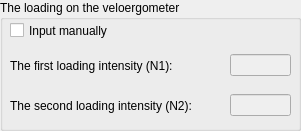
  <widget class="QGroupBox" name="groupBox_3">
   <property name="geometry">
    <rect>
     <x>10</x>
     <y>270</y>
     <width>301</width>
     <height>131</height>
    </rect>
   </property>
   <property name="title">
    <string>The loading on the veloergometer</string>
   </property>
   <widget class="QWidget" name="horizontalLayoutWidget_13">
    <property name="geometry">
     <rect>
      <x>230</x>
      <y>50</y>
      <width>61</width>
      <height>31</height>
     </rect>
    </property>
    <layout class="QHBoxLayout" name="horizontalLayout_13">
     <item>
      <widget class="QLineEdit" name="leN1">
       <property name="enabled">
        <bool>false</bool>
       </property>
      </widget>
     </item>
    </layout>
   </widget>
   <widget class="QWidget" name="horizontalLayoutWidget_14">
    <property name="geometry">
     <rect>
      <x>10</x>
      <y>50</y>
      <width>211</width>
      <height>31</height>
     </rect>
    </property>
    <layout class="QHBoxLayout" name="horizontalLayout_14">
     <item>
      <widget class="QLabel" name="label_7">
       <property name="text">
        <string>The first loading intensity (N1):</string>
       </property>
       <property name="wordWrap">
        <bool>true</bool>
       </property>
      </widget>
     </item>
    </layout>
   </widget>
   <widget class="QWidget" name="horizontalLayoutWidget_15">
    <property name="geometry">
     <rect>
      <x>230</x>
      <y>90</y>
      <width>61</width>
      <height>31</height>
     </rect>
    </property>
    <layout class="QHBoxLayout" name="horizontalLayout_15">
     <item>
      <widget class="QLineEdit" name="leN2">
       <property name="enabled">
        <bool>false</bool>
       </property>
      </widget>
     </item>
    </layout>
   </widget>
   <widget class="QWidget" name="horizontalLayoutWidget_16">
    <property name="geometry">
     <rect>
      <x>10</x>
      <y>90</y>
      <width>211</width>
      <height>31</height>
     </rect>
    </property>
    <layout class="QHBoxLayout" name="horizontalLayout_16">
     <item>
      <widget class="QLabel" name="label_8">
       <property name="text">
        <string>The second loading intensity (N2):</string>
       </property>
       <property name="wordWrap">
        <bool>true</bool>
       </property>
      </widget>
     </item>
    </layout>
   </widget>
   <widget class="QCheckBox" name="cbManual">
    <property name="geometry">
     <rect>
      <x>10</x>
      <y>20</y>
      <width>151</width>
      <height>21</height>
     </rect>
    </property>
    <property name="text">
     <string>Input manually</string>
    </property>
   </widget>
  </widget>
